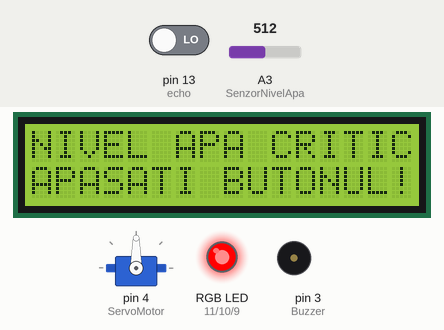
Simulated run of this sketch. Board: Arduino Mega 2560, built for the host (arithmetic inside an expression is 32-bit, double 64-bit). Shown: 16×2 character LCD, servo, an RGB LED mixed from three pins (HIGH = lit), buzzer (waves = sounding). Inputs (shaded band) come from the test bench; at power-on: A3 (SenzorNivelApa) = 512, pin 13 (echo) LOW. WiFi joins after 1.5 s; servers stay silent unless stated; pins used as bus, display or sensor lines are not drawn; what the sketch prints to the serial monitor is not drawn.

Above: at 2.8 s.
2.9 s: A3 (SenzorNivelApa) set to 308
At 7.7 s:
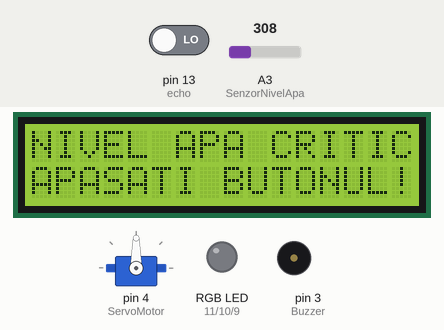
12.1 s: A3 (SenzorNivelApa) set to 284
At 13.1 s:
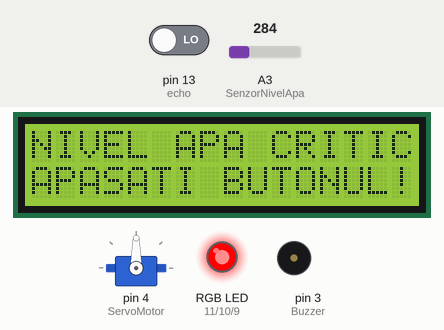
Timing chart, 0 to 15.1 s (numbered marks = the images above; inputs shaded):
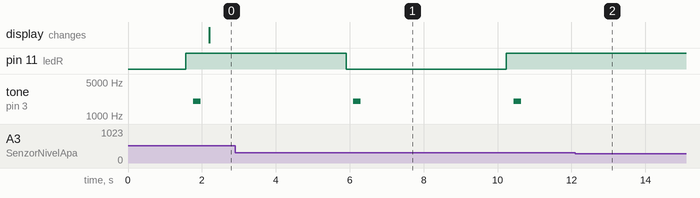

The sketch:

proiect.ino
```cpp
#include <Wire.h>
#include <LiquidCrystal_I2C.h>
#include <Servo.h>
#include "WiFiEsp.h"

#ifndef HAVE_SERIAL1
#include "SoftwareSerial.h"
SoftwareSerial Serial1(7, 6); //RX, TX
#endif

Servo myServo;
LiquidCrystal_I2C lcd(0x27, 16, 2);
WiFiEspClient client;

// declarari pt modulul de WiFi:
char ssid[] = "AndraB"; // nume retea wifi
char pass[] = "yugy1803"; // parola wifi
int status = WL_IDLE_STATUS;
char server[] = "maker.ifttt.com";

// asocierea pinilor cu componentele:
unsigned const int SenzorNivelApa = A3;
unsigned const int Buton = 2;
unsigned const int Buzzer = 3;
unsigned const int ServoMotor = 4;
unsigned const int ledR = 11;
unsigned const int ledG = 10;
unsigned const int ledB = 9;
unsigned const int trig = 12;
unsigned const int echo = 13;

int nivelApa = 0;
int flagBuzzer = 1,
    flagLcd = 1,
    flagServo = 1,
    flagLed = 0,
    flagRed = 0,
    flagHTTP = 1,
    flagUltrasonic = 0;
int ts = 0;
int val1 = 90,
    val2 = 180,
    timer = 0;
int redVal = 0,
    greenVal = 255,
    blueVal = 0;

long durataUltrasonic;
int distantaMasurata;

void setup() {
  // put your setup code here, to run once:
  // pt afisarea nivelului apei:
  Serial.begin(115200);

  // pt initializarea LCD-ului:
  lcd.begin();
  lcd.backlight();

  // pt initializarea butonului:
  pinMode(Buton, INPUT_PULLUP);

  // pt initializareaa buzzer-ului:
  pinMode(Buzzer, OUTPUT);

  // pt ledRGB:
  pinMode(ledR, OUTPUT);
  pinMode(ledG, OUTPUT);
  pinMode(ledB, OUTPUT);

  // pt servo motor:
  myServo.attach(ServoMotor);
//  myServo.write(val2);

  // pt ultrasonic:
  pinMode(trig, OUTPUT);
  pinMode(echo, INPUT);
  // intreruperea pentru apasarea butonului:
  EICRA |= (1 << ISC10);
  EIMSK |= (1 << INT0);

//  initializare seriala pentru ESP8266:
  Serial1.begin(115200);
//  initializare modul ESP8266:
  WiFi.init(&Serial1);

//  cautare raspuns wifi shield:
  if (WiFi.status() == WL_NO_SHIELD) {
    Serial.println("Nu se detecteaza WiFi shield");
    // nu continua:
    while (true);
  }

//  incercare conectare retea WiFi:
  while ( status != WL_CONNECTED) {
    Serial.print("Incerc sa ma conectez la WPA SSID: ");
    Serial.println(ssid);
    // Connect to WPA/WPA2 network
    status = WiFi.begin(ssid, pass);
  }

//  afisare in caz de succes:
  Serial.println("Bucura-te de Wi-Fi!");
}

ISR(INT0_vect)
{
  if(millis() - ts >= 100)
  {
    ts = millis();
    timer = 0;
    // refac led-ul verde:
    flagRed = 1;

    // opresc sonorul buzzer-ului:
    noTone(Buzzer);
    flagBuzzer = 0;

    // scot afisarea de pe lcd:
    flagLcd = 0;

    // modific pozitia servo motorului:
    flagServo = 0;
    flagUltrasonic = 1;
  }
}

void toggleLed()
{
  if (flagRed == 0) {
    if (flagLed == 0)
    {
      redVal = 255;
      greenVal = 0;
      analogWrite(ledR, redVal);
      analogWrite(ledG, greenVal);
      analogWrite(ledB, blueVal);
      flagLed = 1;
      delay(200);
    }
    else
    {
      redVal = 0;
      greenVal = 0;
      analogWrite(ledR, redVal);
      analogWrite(ledG, greenVal);
      analogWrite(ledB, blueVal);
      flagLed = 0;
      delay(200);
    }
  }
  else
  {
    greenVal = 255;
    redVal = 0;
    analogWrite(ledR, redVal);
    analogWrite(ledG, greenVal);
    analogWrite(ledB, blueVal);
    delay(200);
  }

}

void makeBipBip()
{
  if (flagBuzzer == 1)
  {
    tone(Buzzer, 2000);
    delay(200);
    noTone(Buzzer);
    delay(200);
  }
  else
  {
    noTone(Buzzer);
    delay(200);
  }
}

void printLcd()
{
  if (flagLcd == 1)
  {
    lcd.clear();
    lcd.print("NIVEL APA CRITIC!");
    lcd.setCursor(0,1);
    lcd.print("APASATI BUTONUL!");
    lcd.setCursor(1,1);
    delay(500);
  }
  else {
    lcd.clear();
    lcd.print("");
    delay(500);
  }
}

void light()
{
    // pornesc led-ul pe verde:
  analogWrite(ledR, redVal);
  analogWrite(ledG, greenVal);
  analogWrite(ledB, blueVal);
}

void makeHttpRequest()
{
  Serial.println();
  client.stop();
//  Serial.println("Start conectare la server...");
  // daca se conecteaza cu succes, afisez in seriala:
  if(client.connect(server, 80))
  {
    Serial.println("Conectare reusita");
    // fac cererea http:
    client.println("POST http://maker.ifttt.com/trigger/alerta_baraj/json/with/key/nwjpA4wt5osMWZzg-upQSqptOXuRbfrgxSYdF1GRcGT HTTP/1.1");
    client.println("Host: maker.ifttt.com");
    client.println("Connection: close");
    client.println();
  }

}

void loop() {
  // citesc nivelul apei:
  nivelApa = analogRead(SenzorNivelApa);
  // afisez valoarea pe seriala:
  Serial.print("nivel apa: ");
  Serial.println(nivelApa);

  // daca nivelul apei este depasit se activeaza alarma si timer-ul
  // pentru timpul in care este necesara apasarea butonului pana
  // la trimiterea unei instiintari:
  if (nivelApa >= 300) {
    toggleLed();
    makeBipBip();
    printLcd();
    timer = millis();
    flagHTTP = 1;
  }
  else {
    light();
  }

  if((millis() - timer >= 10000) && (flagHTTP == 1))
  {
    //fac un request http:
    while (client.available()) {
      char c = client.read();
      Serial.write(c);
    }

    makeHttpRequest();

    // resetez timer-ul:
    timer = 0;
    flagHTTP = 0;

    Serial.print("Deconectare de la server ...");
  }

  if(flagServo == 0)
  {
    myServo.write(val2);
  }
  else
  {
    myServo.write(val1);
  }

  if (flagUltrasonic = 1);
  {
    // citeste distanta si modifica pozitia servo motorului cand e ok:
    digitalWrite(trig, LOW);
    delay(200);
    digitalWrite(trig, HIGH);
    delay(1000);
    digitalWrite(trig, LOW);

    durataUltrasonic = pulseIn(echo, HIGH);
    distantaMasurata = durataUltrasonic * 0.034 / 2;

    if (distantaMasurata <= 4)
    {
      flagServo = 1;
    }
  }

  delay(1000);
}
```

Measured:
- the behaviour switches between 300 and 299 on A3 (SenzorNivelApa) (found by bisection; images 1 and 2)
- after the input at 12.1 s, pin 11 (ledR): stays HIGH (without the input it goes to LOW after 2.5 s); tone on pin 3 (Buzzer): stops changing and stays silent
- by itself, tone on pin 3 (Buzzer): alternates 2000 Hz for 0.20 s and silent for 4.1 s
